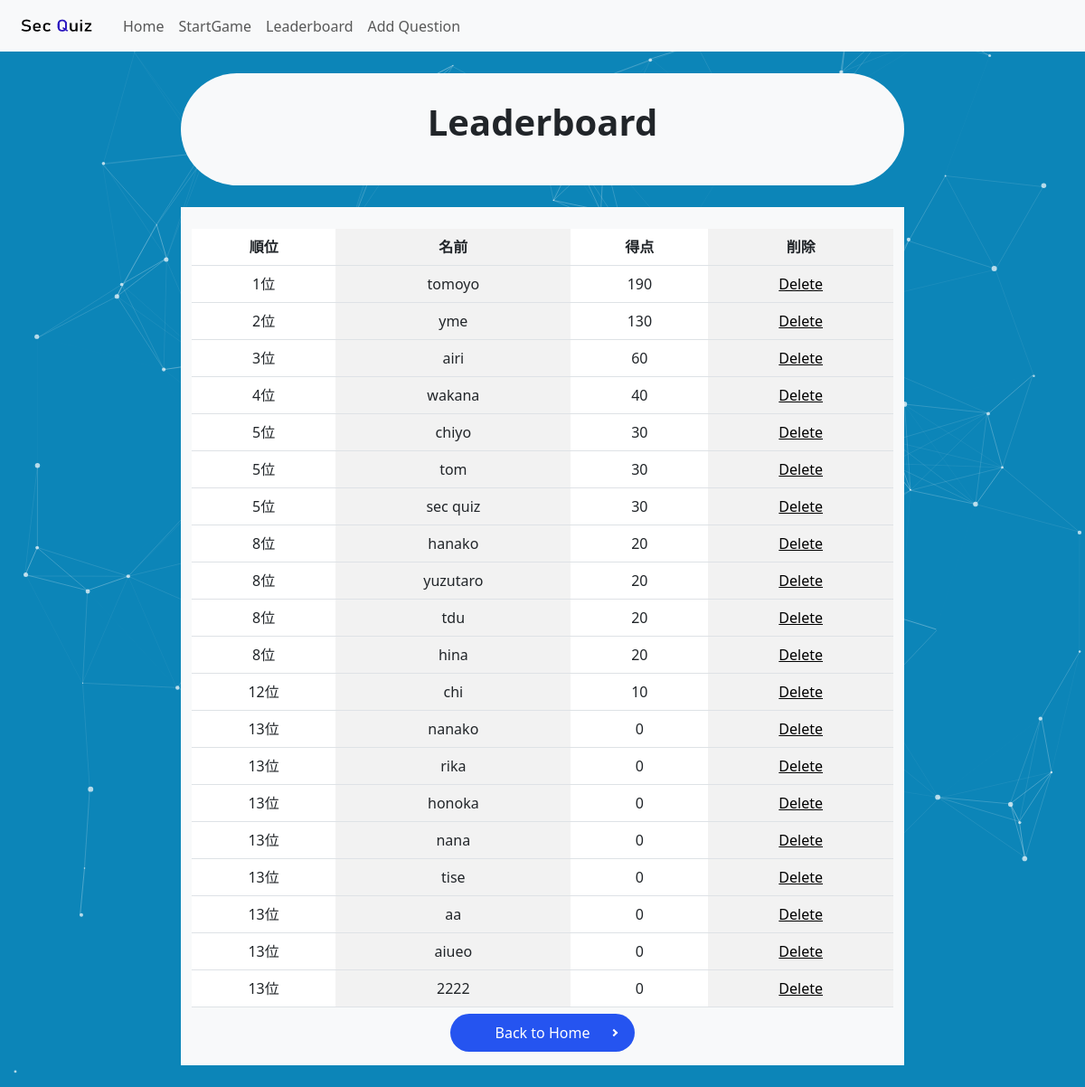
The app's page /leaderboard_manager, older data.
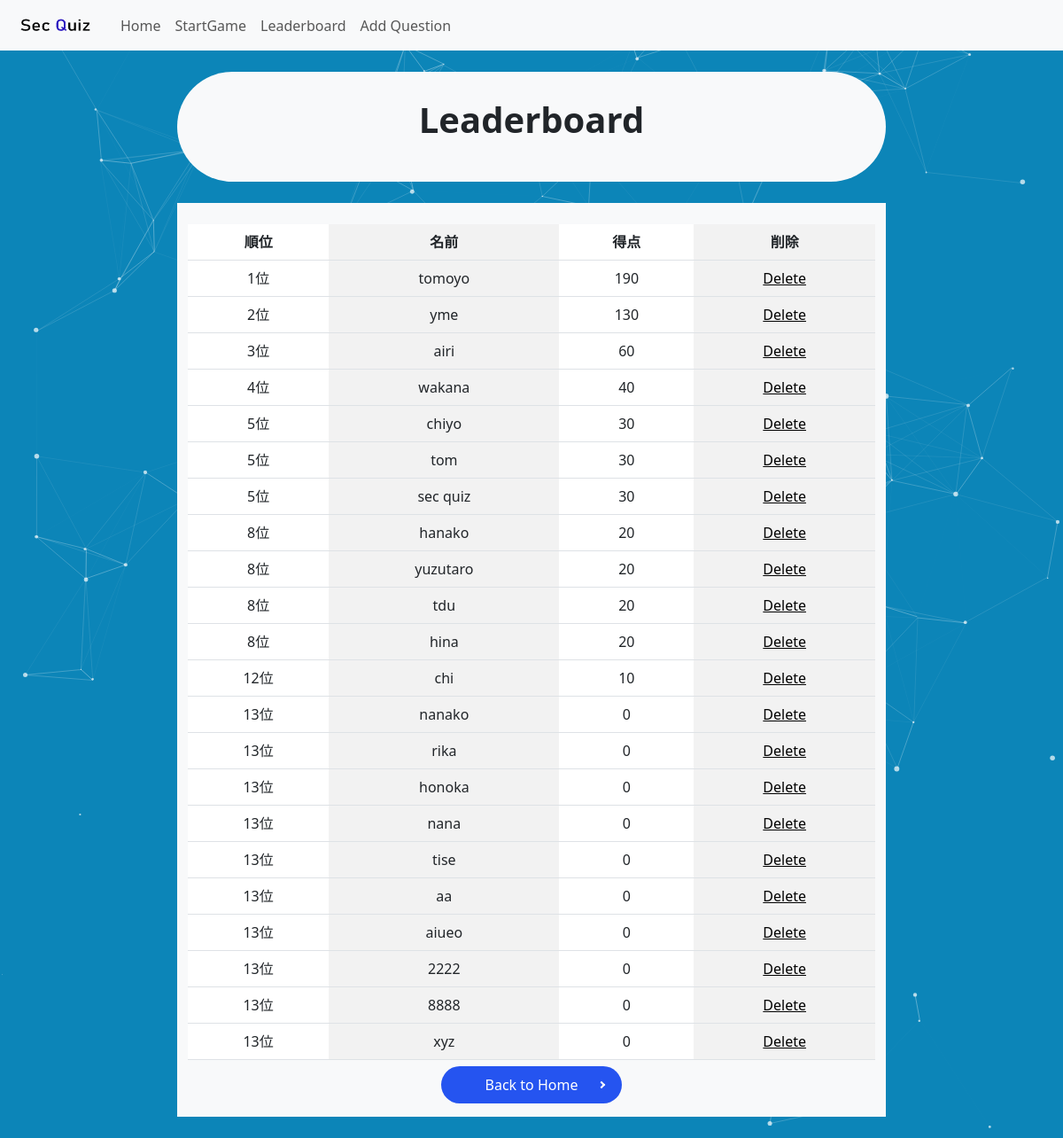
The same page, newer data.
### app.py (models this page shows)
class Player(db.Model):
    id = db.Column(db.Integer, primary_key=True)
    name = db.Column(db.String(50), unique=True, nullable=False)
    score = db.Column(db.Integer, default=0)

### app.py (the view)
@app.route("/leaderboard_manager")
def leaderboard_manager():
    players = Player.query.order_by(Player.score.desc()).all()
    ranked_players = []
    current_rank = 1
    current_score = None
    for player in players:
        if player.score != current_score:
            current_rank = len(ranked_players) + 1
        ranked_players.append((current_rank, player))
        current_score = player.score
    return render_template('manager/leaderboard.html', ranked_players=ranked_players)

### templates/manager/leaderboard.html
{% extends 'base.html' %}
{% block body %}
<div id="particles-js"></div>
<link rel="stylesheet" href="../../static/css/background.css">
<link rel="stylesheet" href="../../static/css/yajirusi_button.css">
<nav class="navbar navbar-expand-lg bg-body-tertiary">
    <div class="container-fluid">
        <a class="navbar-brand" href="/">
            <img src="../static/image/secquiz_logo.png" alt="Logo" width="100" height="30"
                class="d-inline-block align-text-top">
        </a>
        <div class="collapse navbar-collapse" id="navbarNav">
            <ul class="navbar-nav">
                <li class="nav-item">
                    <a class="nav-link" aria-current="page" href="/manager">Home</a>
                </li>
                <li class="nav-item">
                    <a class="nav-link" href="/start_game">StartGame</a>
                </li>
                <li class="nav-item">
                    <a class="nav-link" href="/leaderboard">Leaderboard</a>
                </li>
                <li class="nav-item">
                    <a class="nav-link" href="/add_question_form">Add Question</a>
                </li>
            </ul>
        </div>
    </div>
</nav><br>
<div class="container-sm bg-light rounded-pill" style="width: 800px;"><br>
    <p class="fs-1 fw-bold text-center">Leaderboard</p><br>
</div><br>
<div class="container-sm bg-light text-center" style="width: 800px;"><br>
    <table class="table table-striped-columns">
        <thead>
            <tr>
                <th>順位</th>
                <th>名前</th>
                <th>得点</th>
                <th>削除</th>
            </tr>
        </thead>
        <tbody>
            {% for rank, player in ranked_players %}
            <tr>
                <td>{{ rank }}位</td>
                <td>{{ player.name }}</td>
                <td>{{ player.score }}</td>
                <td><a href="/delete_player/{{ player.id }}" role="button">Delete</a> </td>
            </tr>
            {% endfor %}
        </tbody>
    </table>
    <div class="">
        <a href="/manager" class="button mb_top">Back to Home</a>
    </div><br>
</div><br>
{% endblock %}

Row changes from the older to the newer data that the page shows:
added Player: rank "13", name "8888", score "0"
added Player: rank "13", name "xyz", score "0"
